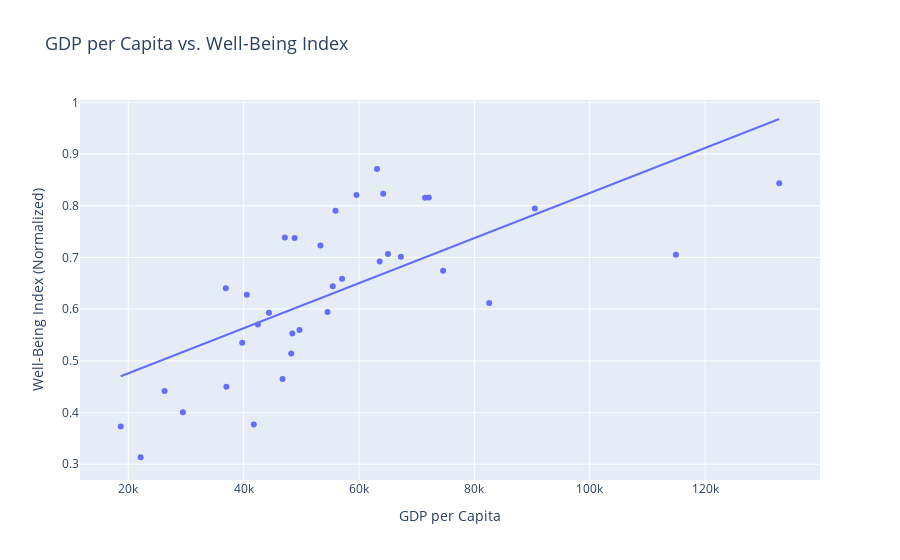
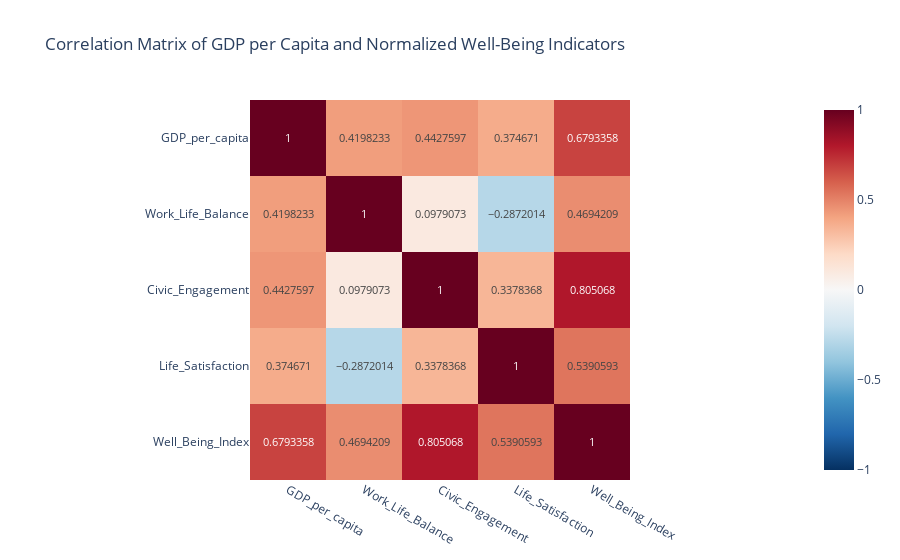

Write notebook code for charts like these, in order.
### Code cell
# Visualize the relationship between GDP per capita and the Well-Being Index
fig1 = px.scatter(
    simplified_df_clean, 
    x='GDP_per_capita', 
    y='Well_Being_Index',
    hover_name='Country',
    title='GDP per Capita vs. Well-Being Index',
    labels={'GDP_per_capita': 'GDP per Capita', 'Well_Being_Index': 'Well-Being Index (Normalized)'},
    trendline='ols'
)

fig1.update_layout(
    xaxis=dict(title=dict(font=dict(size=14))),
    yaxis=dict(title=dict(font=dict(size=14))),
    hoverlabel=dict(font_size=12),
    title=dict(font=dict(size=18))
)

fig1.show()

# Create a correlation matrix for GDP and all normalized indicators
correlation_matrix = simplified_df_clean[['GDP_per_capita', 'Work_Life_Balance', 
                                        'Civic_Engagement', 'Life_Satisfaction', 
                                        'Well_Being_Index']].corr()

print("\nCorrelation Matrix:")
display(correlation_matrix)

# Visualize the correlation matrix
fig2 = px.imshow(
    correlation_matrix,
    text_auto=True,
    title='Correlation Matrix of GDP per Capita and Normalized Well-Being Indicators',
    color_continuous_scale='RdBu_r',
    zmin=-1, zmax=1
)

fig2.show()

### Figure 1 — Plotly figure (JSON) as saved in the notebook; plotly's stock layout.template omitted (floating-point values rounded to 4 significant figures)
{"data": [{"hovertemplate": "<b>%{hovertext}</b><br><br>GDP per Capita=%{x}<br>Well-Being Index (Normalized)=%{y}<extra></extra>", "hovertext": ["Australia", "Austria", "Belgium", "Canada", "Chile", "Colombia", "Costa Rica", "Czechia", "Denmark", "Estonia", "Finland", "France", "Germany", "Greece", "Hungary", "Iceland", "Ireland", "Israel", "Italy", "Latvia", "Lithuania", "Luxembourg", "Mexico", "Netherlands", "New Zealand", "Norway", "Poland", "Portugal", "Russia", "Slovenia", "Spain", "Sweden", "Switzerland", "United Kingdom", "United States"], "legendgroup": "", "marker": {"color": "#636efa", "symbol": "circle"}, "mode": "markers", "name": "", "orientation": "v", "showlegend": false, "type": "scatter", "x": [59550.0, 65020.0, 64190.0, 55920.0, 29460.0, 18690.0, 26290.0, 49680.0, 72100.0, 42470.0, 57060.0, 55440.0, 63580.0, 36910.0, 40540.0, 67260.0, 114900.0, 48430.0, 53310.0, 37010.0, 46740.0, 132800.0, 22140.0, 71450.0, 48830.0, 90470.0, 44380.0, 41760.0, 39750.0, 48240.0, 47140.0, 63110.0, 82560.0, 54540.0, 74580.0], "xaxis": "x", "y": [0.8207, 0.7067, 0.8234, 0.7901, 0.4008, 0.3733, 0.4417, 0.5596, 0.8162, 0.5703, 0.6589, 0.6442, 0.692, 0.6402, 0.6279, 0.7013, 0.7053, 0.5531, 0.723, 0.4498, 0.465, 0.8434, 0.3136, 0.8156, 0.7376, 0.7949, 0.5931, 0.3769, 0.5349, 0.5142, 0.7387, 0.8713, 0.6117, 0.5946, 0.6745], "yaxis": "y"}, {"hovertemplate": "<b>OLS trendline</b><br>Well_Being_Index = 4.3581e-06 * GDP_per_capita + 0.388818<br>R<sup>2</sup>=0.461497<br><br>GDP per Capita=%{x}<br>Well-Being Index (Normalized)=%{y} <b>(trend)</b><extra></extra>", "legendgroup": "", "marker": {"color": "#636efa", "symbol": "circle"}, "mode": "lines", "name": "", "showlegend": false, "type": "scatter", "x": [18690.0, 22140.0, 26290.0, 29460.0, 36910.0, 37010.0, 39750.0, 40540.0, 41760.0, 42470.0, 44380.0, 46740.0, 47140.0, 48240.0, 48430.0, 48830.0, 49680.0, 53310.0, 54540.0, 55440.0, 55920.0, 57060.0, 59550.0, 63110.0, 63580.0, 64190.0, 65020.0, 67260.0, 71450.0, 72100.0, 74580.0, 82560.0, 90470.0, 114900.0, 132800.0], "xaxis": "x", "y": [0.4703, 0.4853, 0.5034, 0.5172, 0.5497, 0.5501, 0.5621, 0.5655, 0.5708, 0.5739, 0.5822, 0.5925, 0.5943, 0.5991, 0.5999, 0.6016, 0.6053, 0.6212, 0.6265, 0.6304, 0.6325, 0.6375, 0.6484, 0.6639, 0.6659, 0.6685, 0.6722, 0.6819, 0.7002, 0.703, 0.7138, 0.7486, 0.7831, 0.8897, 0.9678], "yaxis": "y"}], "layout": {"hoverlabel": {"font": {"size": 12}}, "legend": {"tracegroupgap": 0}, "title": {"font": {"size": 18}, "text": "GDP per Capita vs. Well-Being Index"}, "xaxis": {"anchor": "y", "domain": [0, 1], "title": {"font": {"size": 14}, "text": "GDP per Capita"}}, "yaxis": {"anchor": "x", "domain": [0, 1], "title": {"font": {"size": 14}, "text": "Well-Being Index (Normalized)"}}}}

### Figure 2 — Plotly figure (JSON) as saved in the notebook; plotly's stock layout.template omitted (floating-point values rounded to 4 significant figures)
{"data": [{"coloraxis": "coloraxis", "hovertemplate": "x: %{x}<br>y: %{y}<br>color: %{z}<extra></extra>", "name": "0", "texttemplate": "%{z}", "type": "heatmap", "x": ["GDP_per_capita", "Work_Life_Balance", "Civic_Engagement", "Life_Satisfaction", "Well_Being_Index"], "xaxis": "x", "y": ["GDP_per_capita", "Work_Life_Balance", "Civic_Engagement", "Life_Satisfaction", "Well_Being_Index"], "yaxis": "y", "z": [[1.0, 0.4198, 0.4428, 0.3747, 0.6793], [0.4198, 1.0, 0.09791, -0.2872, 0.4694], [0.4428, 0.09791, 1.0, 0.3378, 0.8051], [0.3747, -0.2872, 0.3378, 1.0, 0.5391], [0.6793, 0.4694, 0.8051, 0.5391, 1.0]]}], "layout": {"coloraxis": {"cmax": 1, "cmin": -1, "colorscale": [[0, "rgb(5,48,97)"], [0.1, "rgb(33,102,172)"], [0.2, "rgb(67,147,195)"], [0.3, "rgb(146,197,222)"], [0.4, "rgb(209,229,240)"], [0.5, "rgb(247,247,247)"], [0.6, "rgb(253,219,199)"], [0.7, "rgb(244,165,130)"], [0.8, "rgb(214,96,77)"], [0.9, "rgb(178,24,43)"], [1, "rgb(103,0,31)"]]}, "title": {"text": "Correlation Matrix of GDP per Capita and Normalized Well-Being Indicators"}, "xaxis": {"anchor": "y", "constrain": "domain", "domain": [0, 1], "scaleanchor": "y"}, "yaxis": {"anchor": "x", "autorange": "reversed", "constrain": "domain", "domain": [0, 1]}}}
